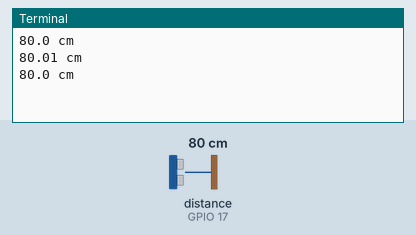
Simulated run of this program. Board: Raspberry Pi (BCM pin numbers). Parts: the last lines printed to the terminal. The inputs (shaded band) are chosen by the test bench; at power-on: distance to the obstacle (sensor on GPIO 17) 80 cm. The echo pulse lasts 58.3 µs per cm; the clock reads 2024-03-15 10:24:30 at power-on unless the program sets it.

Above: at 1.2 s.
1.3 s: distance to the obstacle (sensor on GPIO 17) set to 2 cm
At 1.88 s:
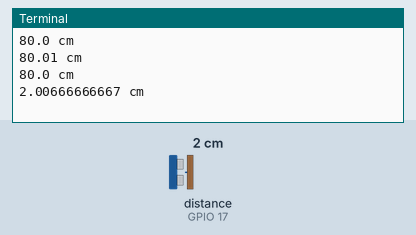
2.8 s: distance to the obstacle (sensor on GPIO 17) set to 4 cm
At 3.24 s:
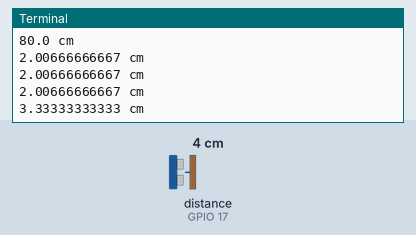
Timing chart, 0 to 5.8 s (numbered marks = the images above; inputs shaded):
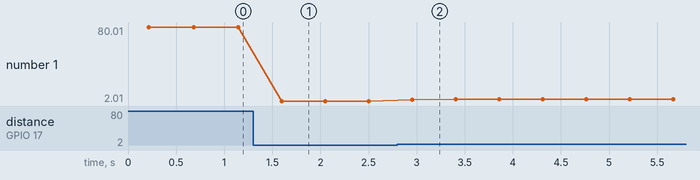

Measured:
- after the input at 1.3 s, the terminal: prints a new line after 0.30 s (image 1)
- after the input at 2.8 s, the terminal: prints a new line after 0.16 s (image 2)
- plotted number 1: 80 → 2.01 after the input at 1.3 s, 2.01 → 3.99 after the input at 2.8 s

The program:

ul2.py
```python
import RPi.GPIO as GPIO
import time

GPIO.setmode(GPIO.BCM)
TRIG = 4
ECHO = 17
GPIO.setup(TRIG,GPIO.OUT)
GPIO.setup(ECHO,GPIO.IN)

def measure():
    GPIO.output(TRIG, True)
    time.sleep(0.00001)
    GPIO.output(TRIG, False)
    while GPIO.input(ECHO)==0:
      pass
    pulse_start = time.time()

    while GPIO.input(ECHO)==1:
      pass
    pulse_end = time.time()

    pulse_duration = pulse_end - pulse_start
    distance = pulse_duration * 17150
    distance = round(distance, 2)
    return distance

def measure_avg():
    d1 = measure()
    time.sleep(0.1)
    d1 += measure()
    time.sleep(0.1)
    d1 += measure()
    d1 /= 3
    return d1

while True:
    try:
        d = measure_avg()
        print d, 'cm'
        time.sleep(0.25)
    except KeyboardInterrupt:
        GPIO.cleanup()
GPIO.cleanup()
```
